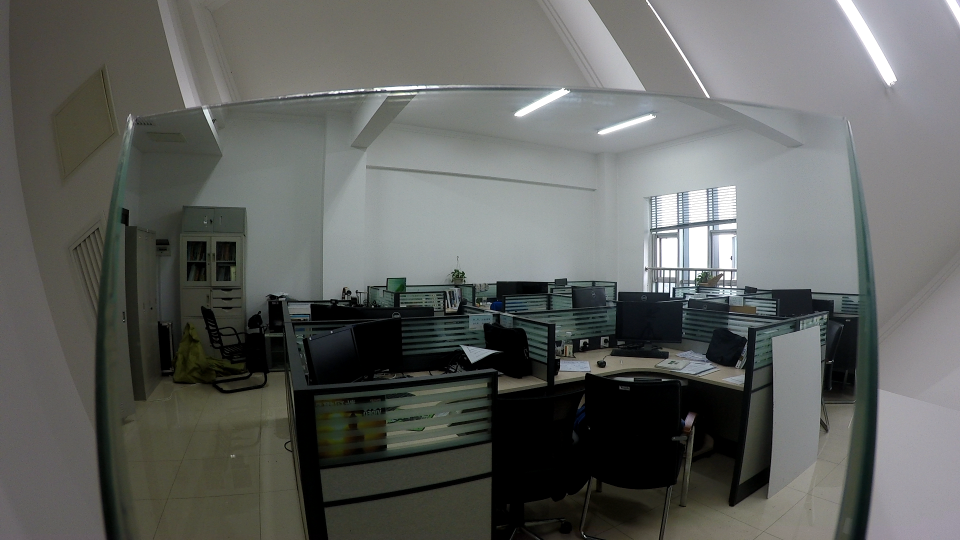
//> input picture 投影变换opencv/11.tif, 1920 x 1080 px (shown at 1/2 size)
$ ./test_img   (built with g++ and OpenCV 4)
//> lines starting //> are read from the running program, lines starting //| are printed output that depends on the picture
//> in fisheye2erect_map_test_hugin, resource is the input picture: 1080 rows x 1920 cols, CV_8UC3; mean B, G, R 94.9, 97.9, 95.9
### 投影变换opencv/matrix.h
//multiply of two matrix(reload 3 function£©

//!3*3 mul 3*3
void matrix_mul(float [3][3] ,float [3][3], float [3][3]);

//!3*1 mul 1*3
void matrix_mul(float[3][1], float[1][3], float [3][3]);

//!3*3 mul 3*1
void matrix_mul(float[3][3], float[3][1], float[3]);

### 投影变换opencv/wrd2img.h
#include <iostream>
using namespace std;
//世界坐标系到图像坐标系
class wrd2img
{
public:
	/* !help
	input:
	x_src, y_src, z_src: src coordinates of world image
	h_src: height of src image
	w_src:wedth of src image
	output:
	xy_dst:dst corrdinates of errect image

	*/
	void world2erect(float x_src, float y_src, float z_src, int h_dst, int w_dst,float xy_dst[2]);//世界坐标系到全景图像坐标映射

	/* ! help
	input:
	x_src, y_src, z_src: src coordinates of world image
	h_src: height of src image
	w_src:wedth of src image
	output:
	xy_dst:dst corrdinates of errect image

	*/
	void world2perspective(float x_src, float y_src, float z_src, float fov_dst ,int h_dst, int w_dst, float xy_dst[2]);
	/*
	D[4]={a,b,c,d} && a+b+c+d=1
	*/
	void world2perspective_hugin(float x_src, float y_src, float z_src, float fov_dst, int h_dst, int w_dst, float D[4], float xy_dst[2]);

	void world2fisheye(float x_src, float y_src, float z_src, float D_dst[4], float fov_dst, int h_dst, int w_dst, float xy_dst[2]);
	/*
	D_dst[4]={a,b,c,d} && a+b+c+d=1
	*/
	void world2fisheye_hugin(float x_src, float y_src, float z_src, float D_dst[4], float fov_dst, int h_dst, int w_dst, float xy_dst[2]);


};

### 投影变换opencv/img2wrd.h
#include <iostream>
using namespace std;
//图像到世界坐标系坐标映射的类
class img2wrd
{

public:
	//!the map from perspective to world
	void perspective2world(float x_src, float y_src, float fov_src, int w_src, int h_src, float xyz_dst[3]);

	//!the map from errect to world
	void errect2world(float x_src, float y_src, int w_src, int h_src, float xyz_dst[3]);

	//!the map from fisheye to world
	void fisheye2world(float x_src, float y_src, float fov_src, int w_src, float xyz_dst[3]);


};

### 投影变换opencv/imgout2imgin_cor.h
//#include <iostream>
//using namespace std;
//输出图像到输入图像的坐标映射
class imgout2imgin_cor
{
public:
	//! the map from perspective to erect
	void perspective2erect(float yaw, float pitch, float roll, float x_src, float y_src ,  int w_src, int  h_src, int w_dst, int h_dst, float fov_src, float xy_dst[2]);

	//! the map from erect to perspective
	void errect2perspective(float yaw, float pitch, float roll, float x_src, float y_src, int w_src, int  h_src, int w_dst, int h_dst, float fov_dst, float xy_dst[2]);

	void errect2perspective_hugin(float yaw, float pitch, float roll, float x_src, float y_src, int w_src, int  h_src, int w_dst, int h_dst, float fov_dst, float D[4], float xy_dst[2]);

	//! the map from erect to fisheye
	void errect2fisheye(float yaw, float pitch, float roll, float x_src, float y_src, int w_src, int  h_src, int w_dst, int h_dst, float fov_dst,float D_dst[4],float xy_dst[2]);

	void errect2fisheye_hugin(float yaw, float pitch, float roll, float x_src, float y_src, int w_src, int  h_src, int w_dst, int h_dst, float fov_dst, float D_dst[4], float xy_dst[2]);

	//! the map from perspective to erect
	void fisheye2erect(float yaw, float pitch, float roll, float x_src, float y_src, int w_src,  int w_dst, int h_dst, float fov_src, float xy_dst[2]);


};

### 投影变换opencv/wrd2img_func.cpp
#include "wrd2img.h"
#include <iostream>
#include "math.h"
#include"matrix.h"
using namespace std;
#define pi 3.1415926535897932384626433832795f

// [161 lines left out: functions world2erect, world2perspective, world2perspective_hugin, world2fisheye, not called in this run]

void wrd2img::world2fisheye_hugin(float x_src, float y_src, float z_src, float D_dst[4], float fov_dst, int h_dst, int w_dst, float xy_dst[2])
{
	//float f = sqrt(w_dst*w_dst + h_dst*h_dst) / fov_dst;
	float f = (w_dst) / fov_dst;
	float cx = w_dst / 2;
	float cy = h_dst / 2;
	float r = sqrt(x_src*x_src + y_src*y_src);
	if (z_src > 0)
	{

		if (r == 0)
		{
			x_src = y_src = 0;
		}
		else
		{
			float theta = atan2(r, z_src);
			if (theta >= (fov_dst) / 2)
			{
				xy_dst[0] = -1;
				xy_dst[1] = -1;
				return;
			}
			float theta2 = theta*theta;

			float theta3 = theta2*theta;

			float theta_d = theta * (D_dst[0]*theta3+
				D_dst[1] * theta2 +
				D_dst[2] * theta +
				D_dst[3] );
			x_src = x_src / r * theta_d;
			y_src = y_src / r * theta_d;

		}

		xy_dst[0] = f * x_src + cx;
		xy_dst[1] = f * y_src + cy;
	}
	else
	{
		xy_dst[0] = -1;
		xy_dst[1] = -1;


	}

}

### 投影变换opencv/img2wrd_func.cpp
#include "img2wrd.h"
#include "matrix.h"
//#include <iostream>
#include "math.h"
//using namespace std;

#define pi 3.1415926535897932384626433832795

//透视图像到世界坐标系坐标映射
// [19 lines left out: function perspective2world, not called in this run]

void img2wrd::errect2world(float x_src, float y_src, int w_src, int h_src, float xyz_dst[3])
{
	float yaw = 0;
	float pitch, fw, fh, u, v;
	u = x_src;
	v = y_src;
	fw = w_src / 2 / pi;
	fh = h_src / pi;
	yaw = (u - w_src / 2) / fw;
	pitch = (v - +h_src / 2) / fh;
	if (yaw > 0)
	{
		float cos_pitch = cos(pitch);
	}
	if (yaw < 0)
	{
		float cos_pitch = -cos(pitch);
	}
	xyz_dst[0] = sin(yaw)*cos(pitch);
	xyz_dst[1] = sin(pitch);
	xyz_dst[2] = cos(yaw)*cos(pitch);


}

// [38 lines left out: function fisheye2world, not called in this run]

### 投影变换opencv/matrix.cpp
#include "matrix.h"
#include "math.h"
#include "stdlib.h"
#include <iostream>


void matrix_mul(float matrixA[3][3], float matrixB[3][3], float matrixC[3][3])
	{
		//两个矩阵相乘(l*m矩阵和m*n矩阵,结果为l*n矩阵)
		//其中前两个矩阵为乘数，得到的结果存放在第三个矩阵中
		int i,j,k;
		for(i=0;i<3;i++)
			for(j=0;j<3;j++)
				matrixC[i][j]=0.0f;//对matrixC初始化置零
		for(i=0;i<3;i++)
			for(j=0;j<3;j++)
				for(k=0;k<3;k++)
					matrixC[i][j]+=matrixA[i][k]*matrixB[k][j];
	}
// [13 lines left out: function matrix_mul, not called in this run]
void matrix_mul(float matrixA[3][3], float matrixB[3][1], float matrixC[3])
{
	//两个矩阵相乘(l*m矩阵和m*n矩阵,结果为l*n矩阵)
	//其中前两个矩阵为乘数，得到的结果存放在第三个矩阵中
	int i, j, k;
	for (i = 0; i<3; i++)

		matrixC[i] = 0;//对matrixC初始化置零
	for (i = 0; i<3; i++)
	for (j = 0; j<1; j++)
	for (k = 0; k<3; k++)
		matrixC[i] += matrixA[i][k] * matrixB[k][j];
}

### 投影变换opencv/imgout2imgin_cor_func.cpp
#include "imgout2imgin_cor.h"
#include "img2wrd.h"
#include "wrd2img.h"
#include <iostream>
#include "math.h"
#include "matrix.h"
using namespace std;
#define pi 3.1415926535897932384626433832795

//instantiation
img2wrd i2w;//class of img to world
wrd2img w2i;//class of world to image

void worldout2worldin(float yaw, float pitch, float roll, float x_src, float y_src, float z_src, float xyz_dst[3]);
//!
/*
output:
xyz_dst:the map from world out to world in
*/
void worldout2worldin(float yaw, float pitch, float roll, float x_src, float y_src, float z_src,float xyz_dst[3])
{
	float r = sqrt(pow(x_src, 2) + pow(y_src, 2) + pow(z_src, 2));
	x_src = x_src / r;
	y_src = y_src / r;
	z_src = z_src / r;
	float roll_r[3][3]=
	{
		{ cos(roll), -sin(roll), 0 },
		{ sin(roll), cos(roll), 0 },
		{ 0, 0, 1 }
	};
	float pitch_r[3][3]=
	{
		{ 1, 0, 0 },
		{ 0, cos(pitch), -sin(pitch) },
		{ 0, sin(pitch), cos(pitch) },
	};
	float yaw_r[3][3] =
	{

		{ cos(yaw), 0, sin(yaw) },
		{ 0, 1, 0 },
		{ -sin(yaw), 0, cos(yaw) },
	};
	float  R[3][3];
	matrix_mul(pitch_r, yaw_r, R);
	float  R2[3][3];
	matrix_mul(roll_r, R, R2);
	float cor_w[3][1]=
	{
		{ x_src },
		{ y_src },
		{ z_src },
	};
	matrix_mul(R2, cor_w, xyz_dst);


}
// [74 lines left out: functions perspective2erect, errect2perspective, errect2perspective_hugin, errect2fisheye, not called in this run]

void imgout2imgin_cor::errect2fisheye_hugin(float yaw, float pitch, float roll, float x_src, float y_src, int w_src, int  h_src, int w_dst, int h_dst, float fov_dst, float D_dst[4], float xy_dst[2])
{
	float cor_wout[3];
	float cor_win[3];

	i2w.errect2world(x_src, y_src, w_src, h_src, cor_wout);
	float x_wout = cor_wout[0];
	float y_wout = cor_wout[1];
	float z_wout = cor_wout[2];

	worldout2worldin(yaw, pitch, roll, x_wout, y_wout, z_wout, cor_win);
	float xw = cor_win[0];
	float yw = cor_win[1];
	float zw = cor_win[2];
	w2i.world2fisheye_hugin(xw, yw, zw, D_dst, fov_dst, h_dst, w_dst, xy_dst);

}

// [17 lines left out: function fisheye2erect, not called in this run]

### 投影变换opencv/imgin2imgout_img_func.cpp
#include <iostream>
#include "math.h"
using namespace std;
#include "imgout2imgin_cor.h"
#include "imgin2imgout_img.h"
#include <opencv2/core/core.hpp>
#include <opencv/highgui.h>
using namespace cv;

imgout2imgin_cor imgotut2imgin;//实例化输出到输入图像坐标对应的类

// [271 lines left out: functions erect2perspective_map, erect2perspective_image, perspective2errect_map, perspective2errect_map_hugin, perspective2errect_image, fisheye2errect_map, not called in this run]

void imgin2imgout_img::fisheye2errect_map_hugin(Mat SrcImage, float yaw, float pitch, float roll, float D_dst[4], int w_dst, int h_dst, float fov_dst, Mat m_maps_x, Mat  m_maps_y, float corner[2], float m_size[2])
{
//> called with yaw = 0, pitch = 0, roll = 0, w_dst = 300, h_dst = 150, fov_dst = 2.21
	int row = SrcImage.rows;
//> row = 1080
	int col = SrcImage.cols;
//> col = 1920
	int x_min = row;
//> x_min = 1080
	int x_max = -1;
	int y_min = col;
//> y_min = 1920
	int y_max = -1;
	//scan from the dst img
	for (int i = 0; i <w_dst; i = i + 1)
	{
		for (int j = 0; j <h_dst; j++)
		{
			float u = 0, v = 0;

			float cor_image[2] = { 0, 0 };
			imgotut2imgin.errect2fisheye_hugin(yaw, pitch, roll, i, j, w_dst, h_dst, col, row, fov_dst, D_dst, cor_image);
			u = cor_image[0];
			v = cor_image[1];

			if (floor(u) >= col || floor(v) >= row || floor(u) < 0 || floor(v) < 0)
			{

				m_maps_x.at<float>(j, i) = -1;
				m_maps_y.at<float>(j, i) = -1;


			}
			else if (floor(u) < col && floor(v) < row && floor(u) >= 0 && floor(v) >= 0)
			{

				int a = floor(v);
				int b = floor(u);
				m_maps_x.at<float>(j, i) = u;
				m_maps_y.at<float>(j, i) = v;
				x_min = min(x_min, i);
				x_max = max(x_max, i);
				y_min = min(y_min, j);
				y_max = max(y_max, j);

			}
			else
			{
				m_maps_x.at<float>(j, i) = -1;
				m_maps_y.at<float>(j, i) = -1;
			}
		}
	}
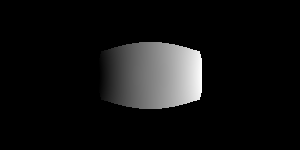
//> m_maps_x: 150 rows x 300 cols, CV_32FC1; min -1, max 1915.2, mean 129.9; drawn with min black and max white
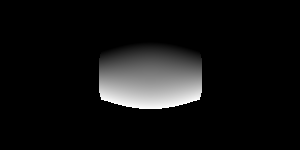
//> m_maps_y: 150 rows x 300 cols, CV_32FC1; min -1, max 1079.3, mean 72.7; drawn with min black and max white
//> after the loop, x_min = 99; x_max = 201; y_min = 42; y_max = 108
	corner[0] = x_min;
	corner[1] = y_min;
	m_size[0] = x_max - x_min + 1;
	m_size[1] = y_max - y_min + 1;


}
// [40 lines left out: function erect2fisheye_image, not called in this run]

### 投影变换opencv/test_img.cpp
#include <iostream>
#include "math.h"
using namespace std;
#include "imgin2imgout_img.h"
#include <opencv2/core/core.hpp>
#include <opencv/highgui.h>
#include <opencv2/opencv.hpp>
using namespace cv;
#define pi 3.1415926535897932384626433832795f


int gFocusCurrPosition;               // current position of focus
void UpdateCameraShow();
void possetCallback(int value, void* para);
void erect2perspective_map_test();
void erect2perspective_image_windostest();
void erect2perspective_image_test();
void perspective2erect_image_test();
void perspective2erect_map_test();
void perspective2erect_map_hugin_test();
void fisheye2erect_map_test();
void fisheye2erect_map_test_hugin();
void erect2fisheye_image_test();

void main()
{

	// [7 lines of commented-out code are left out]
fisheye2erect_map_test_hugin();
	//erect2fisheye_image_test();


}
// [206 lines left out: functions possetCallback, UpdateCameraShow, erect2perspective_map_test, erect2perspective_image_windostest, erect2perspective_image_test, perspective2erect_image_test and 3 more, not called in this run]

void fisheye2erect_map_test_hugin()
{
	imgin2imgout_img imgin2imgout_img;
	//float yaw = 55.056*pi / 180.0f;
	//float pitch = 0.754*pi / 180.0f;
	//float roll = 1.684*pi / 180.0f;
	float yaw = 0;
	float pitch = 0;
	float roll = 0;
	float fov = 126.374*pi / 180.0f;
	Mat resource = imread("./11.tif");
	//int width = resource.size().width;
	//int height = resource.size().height;
	int width = 300;
	int height = 150;
	Mat m_maps_x;
	Mat  m_maps_y;
	m_maps_x.create(Size(width, height), CV_32FC1);
	m_maps_y.create(Size(width, height), CV_32FC1);
	Mat output;
	float D[4] = { 0, -0, 0.4, 0.6 };
	Point corner;
	Size m_size;
	corner.x = 22; corner.y = 232;
	m_size = Size(22, 33);
	float corner_f[2];
	float m_size_f[2];
	imgin2imgout_img.fisheye2errect_map_hugin(resource, yaw, pitch, roll, D, width, height, fov, m_maps_x, m_maps_y, corner_f, m_size_f);
	corner.x = corner_f[0]; corner.y = corner_f[1];
	m_size = Size(m_size_f[0], m_size_f[1]);
	remap(resource, output, m_maps_x, m_maps_y, CV_INTER_NN, BORDER_CONSTANT);
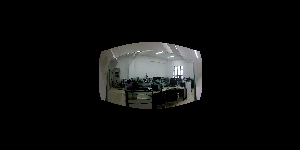
//> output: 150 rows x 300 cols, CV_8UC3; mean B, G, R 12.8, 13.2, 12.8
	cvNamedWindow("Camera Show", 1);
	imshow("Camera Show", output);
	cvWaitKey(0);


}
// [26 lines left out: function erect2fisheye_image_test, not called in this run]

$ run again, with 投影变换opencv/cameraman.tif copied over 投影变换opencv/11.tif
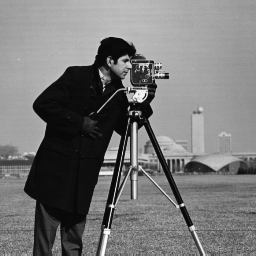
//> input picture 投影变换opencv/cameraman.tif, 256 x 256 px
//> in fisheye2erect_map_test_hugin, resource is the input picture: 256 rows x 256 cols, CV_8UC3; min 7, max 253, mean 118.7
//> after the loop in fisheye2errect_map_hugin, `for (int i = 0; i <w_dst; i = i + 1)`:
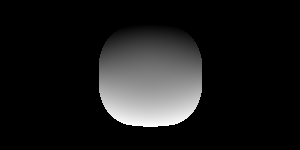
//> m_maps_y: 150 rows x 300 cols, CV_32FC1; min -1, max 255.9, mean 25.3; drawn with min black and max white
//> after the loop in fisheye2errect_map_hugin, `for (int i = 0; i <w_dst; i = i + 1)`: x_min = 99; x_max = 201; y_min = 24; y_max = 126
//> in fisheye2erect_map_test_hugin, `remap(resource, output, m_maps_x, m_maps_y, CV_INTER_NN, BORDER_CONSTA..`:
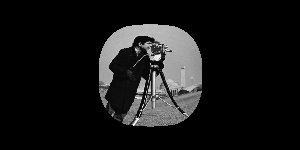
//> output: 150 rows x 300 cols, CV_8UC3; min 0, max 251, mean 22.5
